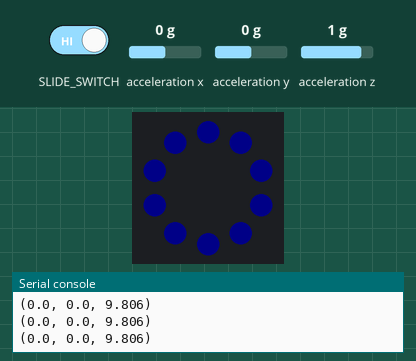
Recording of a program running on a simulated Circuit Playground running CircuitPython. Shown: the board's ring of 10 RGB LEDs (number 0 left of the top, counting anticlockwise), the last lines printed to the serial console. Inputs (shaded band) come from the test bench; at power-on: acceleration x 0 g, acceleration y 0 g, acceleration z 1 g. Dim RGB values are drawn brighter than linear.

Above: at 1.2 s.
1.3 s: slide switch moved to the right
At 2.2 s:
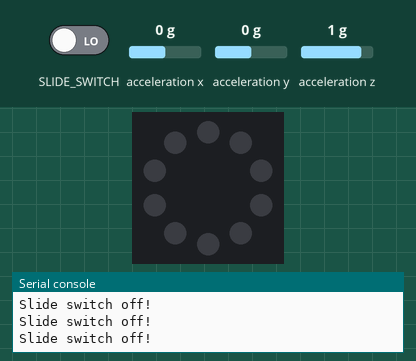
2.8 s: slide switch moved to the left
At 3.3 s:
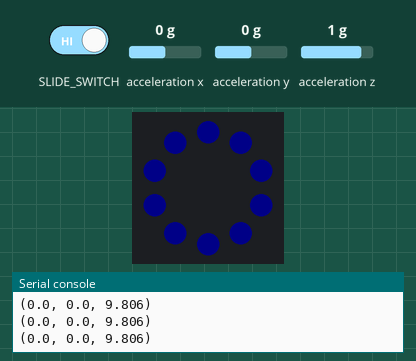
4.3 s: acceleration x set to -1.4 g
At 5.5 s:
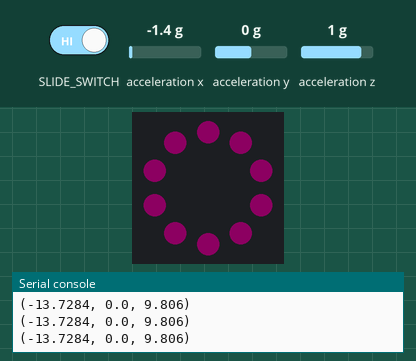
5.8 s: acceleration y set to -1.4 g
At 6.8 s:
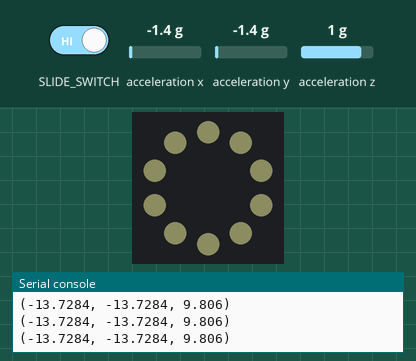
7.3 s: acceleration z set to 0 g
At 7.9 s:
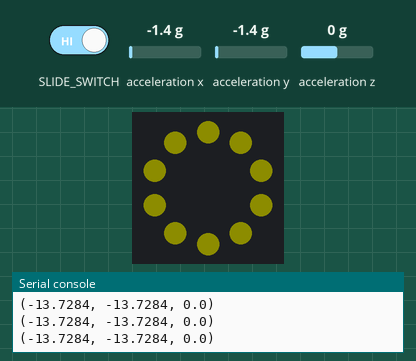
8.8 s: acceleration x set to 0 g
At 9.1 s:
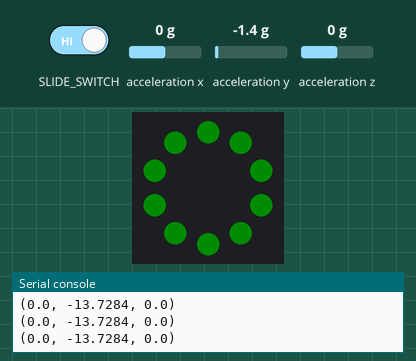
Timing chart, 0 to 11.3 s (numbered marks = the images above; inputs shaded):
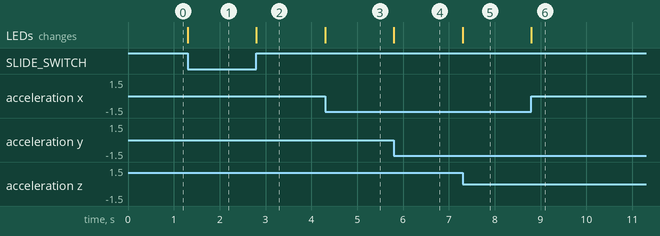

The program:

scrapes.py
```python
# Circuit Playground digitalio example

# import time
# import board
# import digitalio

# led = digitalio.DigitalInOut(board.D13)
# led.switch_to_output()

# button = digitalio.DigitalInOut(board.BUTTON_A)
# button.switch_to_input(pull=digitalio.Pull.DOWN)

# while True:
#     if button.value:  # button is pushed
#         led.value = True
#     else:
#         led.value = False

#     time.sleep(0.01)

# Circuit Playground NeoPixel
# import time
# import board
# import neopixel

# pixels = neopixel.NeoPixel(board.NEOPIXEL, 10, brightness=0.2, auto_write=False)

# # choose which demos to play
# # 1 means play, 0 means don't!
# color_chase_demo = 1
# flash_demo = 1
# rainbow_demo = 1
# rainbow_cycle_demo = 1


# def wheel(pos):
#     # Input a value 0 to 255 to get a color value.
#     # The colours are a transition r - g - b - back to r.
#     if pos < 0 or pos > 255:
#         return (0, 0, 0)
#     if pos < 85:
#         return (255 - pos * 3, pos * 3, 0)
#     if pos < 170:
#         pos -= 85
#         return (0, 255 - pos * 3, pos * 3)
#     pos -= 170
#     return (pos * 3, 0, 255 - pos * 3)


# def color_chase(color, wait):
#     for i in range(10):
#         pixels[i] = color
#         time.sleep(wait)
#         pixels.show()
#     time.sleep(0.5)


# def rainbow_cycle(wait):
#     for j in range(255):
#         for i in range(10):
#             rc_index = (i * 256 // 10) + j * 5
#             pixels[i] = wheel(rc_index & 255)
#         pixels.show()
#         time.sleep(wait)


# def rainbow(wait):
#     for j in range(255):
#         for i in range(len(pixels)):
#             idx = int(i + j)
#             pixels[i] = wheel(idx & 255)
#         pixels.show()
#         time.sleep(wait)


# RED = (255, 0, 0)
# YELLOW = (255, 150, 0)
# GREEN = (0, 255, 0)
# CYAN = (0, 255, 255)
# BLUE = (0, 0, 255)
# PURPLE = (180, 0, 255)
# WHITE = (255, 255, 255)
# OFF = (0, 0, 0)

# while True:
#     if color_chase_demo:
#         color_chase(RED, 0.1)  # Increase the number to slow down the color chase
#         color_chase(YELLOW, 0.1)
#         color_chase(GREEN, 0.1)
#         color_chase(CYAN, 0.1)
#         color_chase(BLUE, 0.1)
#         color_chase(PURPLE, 0.1)
#         color_chase(OFF, 0.1)

#     if flash_demo:
#         pixels.fill(RED)
#         pixels.show()
#         # Increase or decrease to change the speed of the solid color change.
#         time.sleep(1)
#         pixels.fill(GREEN)
#         pixels.show()
#         time.sleep(1)
#         pixels.fill(BLUE)
#         pixels.show()
#         time.sleep(1)
#         pixels.fill(WHITE)
#         pixels.show()
#         time.sleep(1)

#     if rainbow_cycle_demo:
#         rainbow_cycle(0.05)  # Increase the number to slow down the rainbow.

#     if rainbow_demo:
#         rainbow(0.05)  # Increase the number to slow down the rainbow.

"""
This example uses the accelerometer on the Circuit Playground. It prints the values. Try moving
the board to see the values change. If you're using Mu, open the plotter to see the values plotted.
"""
# import time
# from adafruit_circuitplayground import cp

# while True:
#     x, y, z = cp.acceleration
#     print((x, y, z))

#     time.sleep(0.1)

"""If the switch is to the right, it will appear that nothing is happening. Move the switch to the
left to see the NeoPixels light up in colors related to the accelerometer! The Circuit Playground
has an accelerometer in the center that returns (x, y, z) acceleration values. This program uses
those values to light up the NeoPixels based on those acceleration values."""
from adafruit_circuitplayground import cp

# Main loop gets x, y and z axis acceleration, prints the values, and turns on
# red, green and blue, at levels related to the x, y and z values.
while True:
    if not cp.switch:
        # If the switch is to the right, it returns False!
        print("Slide switch off!")
        cp.pixels.fill((0, 0, 0))
        continue
    else:
        R = 0
        G = 0
        B = 0
        x, y, z = cp.acceleration
        print((x, y, z))
        cp.pixels.fill(((R + abs(int(x))), (G + abs(int(y))), (B + abs(int(z)))))

# """This example plays a different tone for a duration of 1 second for each button pressed."""
# from adafruit_circuitplayground import cp

# while True:
#     if cp.button_a:
#         cp.play_tone(262, 1)
#     if cp.button_b:
#         cp.play_tone(294, 1)

"""
This test will initialize the display using displayio and draw a solid green
background, a smaller purple rectangle, and some yellow text.
"""
# import displayio
# import terminalio
# from adafruit_display_text import label
# from adafruit_gizmo import tft_gizmo

# # Create the TFT Gizmo display
# display = tft_gizmo.TFT_Gizmo()

# # Make the display context
# splash = displayio.Group(max_size=10)
# display.show(splash)

# color_bitmap = displayio.Bitmap(240, 240, 1)
# color_palette = displayio.Palette(1)
# color_palette[0] = 0x00FF00 # Bright Green

# bg_sprite = displayio.TileGrid(color_bitmap,
#                                pixel_shader=color_palette,
#                                x=0, y=0)
# splash.append(bg_sprite)

# # Draw a smaller inner rectangle
# inner_bitmap = displayio.Bitmap(200, 200, 1)
# inner_palette = displayio.Palette(1)
# inner_palette[0] = 0xAA0088 # Purple
# inner_sprite = displayio.TileGrid(inner_bitmap,
#                                   pixel_shader=inner_palette,
#                                   x=20, y=20)
# splash.append(inner_sprite)

# # Draw a label
# text_group = displayio.Group(max_size=10, scale=2, x=50, y=120)
# text = "Hello World!"
# text_area = label.Label(terminalio.FONT, text=text, color=0xFFFF00)
# text_group.append(text_area) # Subgroup for text scaling
# splash.append(text_group)

# while True:
#     pass
```

Measured:
- after the input at 1.3 s, the LEDs: change at once (image 1)
- after the input at 2.8 s, the LEDs: change at once (image 2)
- after the input at 4.3 s, the LEDs: change at once (image 3)
- after the input at 5.8 s, the LEDs: change at once (image 4)
- after the input at 7.3 s, the LEDs: change at once (image 5)
- after the input at 8.8 s, the LEDs: change at once (image 6)
